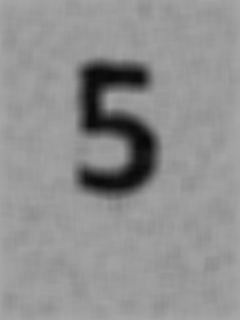
#> input picture photo/1.png, 240 x 320 px, found by its file name
$ python angle.py
#> lines starting #> are read from the running program, lines starting #| are printed output that depends on the picture
from PIL import Image

src_im = Image.open("convert_per_img/1.png")
#> src_im is the input picture: PIL image 240x320 L; min 8, max 168, mean 144.3
angle = 12
size = 240, 320

dst_im = Image.new("RGBA", (240,320), "white" )
#> dst_im: PIL image 240x320 RGBA; every value is 255
im = src_im.convert('RGBA')
rot = im.rotate(angle).resize(size)
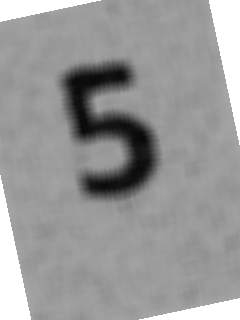
#> rot: PIL image 240x320 RGBA; mean R, G, B, A 130.3, 130.3, 130.3, 232.2; transparent parts drawn white
dst_im.paste( rot, (0, 0), rot )

dst_im.show()

$ run again, with photo/2.png copied over photo/1.png
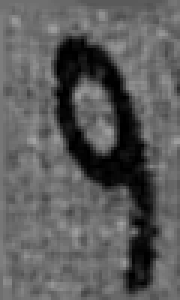
#> input picture photo/2.png, 60 x 100 px, found by its file name (shown 3 times larger)
#> src_im is the input picture: PIL image 60x100 L; min 0, max 163, mean 92.3
#> `rot = im.rotate(angle).resize(size)`:
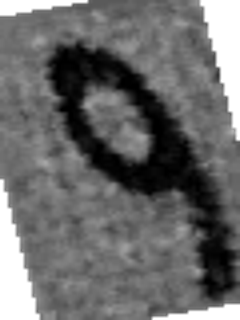
#> rot: PIL image 240x320 RGBA; mean R, G, B, A 82.8, 82.8, 82.8, 229.7; transparent parts drawn white

$ run again, with photo/3.png copied over photo/1.png
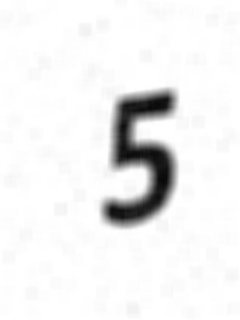
#> input picture photo/3.png, 240 x 320 px, found by its file name
#> src_im is the input picture: PIL image 240x320 L; min 8, max 255, mean 239.4
#> `rot = im.rotate(angle).resize(size)`:
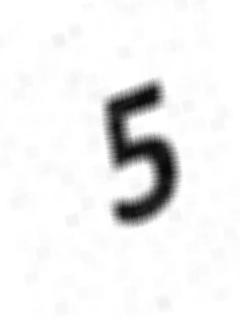
#> rot: PIL image 240x320 RGBA; mean R, G, B, A 216.7, 216.7, 216.7, 232.2; transparent parts drawn white

$ run again, with photo/4.png copied over photo/1.png
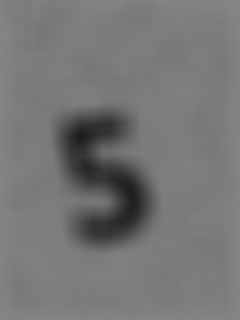
#> input picture photo/4.png, 240 x 320 px, found by its file name
#> src_im is the input picture: PIL image 240x320 L; min 28, max 135, mean 117.7
#> `rot = im.rotate(angle).resize(size)`:
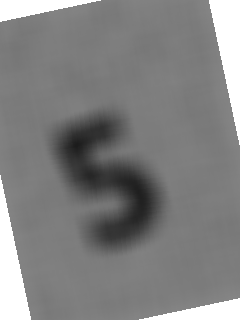
#> rot: PIL image 240x320 RGBA; mean R, G, B, A 106.1, 106.1, 106.1, 232.2; transparent parts drawn white
